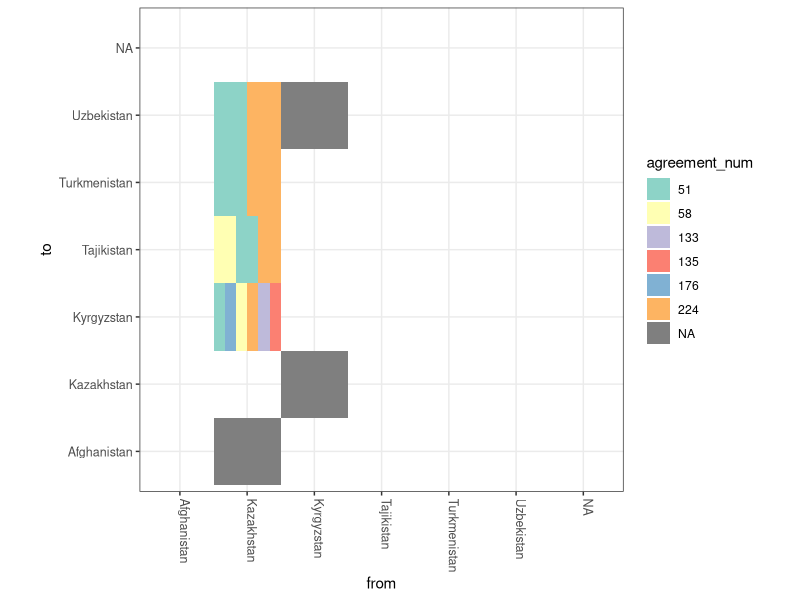

The R script that drew this image:
# Source - https://stackoverflow.com/q/78024867
# Posted by MoonS, modified by community. See post 'Timeline' for change history
# Retrieved 2026-07-08, License - CC BY-SA 4.0

plot_data <- structure(list(from = structure(c(2L, 2L, 2L, 2L, 2L, 2L, 2L, 
2L, 2L, 2L, 2L, 2L, 2L, 2L, 3L, 3L, NA, NA, NA, NA), levels = c("Afghanistan", 
"Kazakhstan", "Kyrgyzstan", "Tajikistan", "Turkmenistan", "Uzbekistan"
), class = "factor"), to = structure(c(1L, 3L, 3L, 3L, 3L, 3L, 
3L, 4L, 4L, 4L, 5L, 5L, 6L, 6L, 2L, 6L, NA, NA, NA, NA), levels = c("Afghanistan", 
"Kazakhstan", "Kyrgyzstan", "Tajikistan", "Turkmenistan", "Uzbekistan"
), class = "factor"), weight = c(1291072130433.34, 480160896152.234, 
480160896152.234, 480160896152.234, 480160896152.234, 480160896152.234, 
480160896152.234, 3474907531417.02, 3474907531417.02, 3474907531417.02, 
867103764128.709, 867103764128.709, 7791981051421.92, 7791981051421.92, 
133799551.098735, 1102379004.66647, NA, NA, NA, NA), agreement_num = structure(c(NA, 
1L, 5L, 2L, 6L, 3L, 4L, 2L, 1L, 6L, 1L, 6L, 1L, 6L, NA, NA, NA, 
NA, NA, NA), levels = c("51", "58", "133", "135", "176", "224"
), class = "factor")), row.names = c("1", "2", "3", "4", "5", 
"6", "7", "8", "9", "10", "11", "12", "13", "14", "15", "16", 
"NA", "NA.1", "NA.2", "NA.3"), class = "data.frame")

library(ggplot2)
library(dplyr, warn = FALSE)

plot_data <- plot_data |>
  mutate(
    x = as.numeric(from),
    y = as.numeric(to),
    ymin = y - .5, ymax = y + .5
  ) |>
  mutate(
    n = n(),
    xmin = x + scales::rescale(row_number(),
      from = c(1, unique(n) + 1),
      to = .5 * c(-1, 1)
    ),
    xmax = x + scales::rescale(row_number() + 1,
      from = c(1, unique(n) + 1),
      to = .5 * c(-1, 1)
    ),
    .by = c(from, to)
  )

  coul <- RColorBrewer::brewer.pal(9, "Set3") 

ggplot(plot_data, aes(x = from, y = to, fill = agreement_num)) +
  geom_rect(
    aes(xmin = xmin, xmax = xmax, ymin = ymin, ymax = ymax)
  ) +
  scale_fill_manual(values = coul) +
  theme_bw() +
  scale_x_discrete(drop = FALSE) +
  scale_y_discrete(drop = FALSE) +
  theme(
    axis.text.x = element_text(
      size = 9, angle = 270,
      hjust = 0, vjust = 0
    ),
    axis.text.y = element_text(size = 9),
    aspect.ratio = 1
  )
